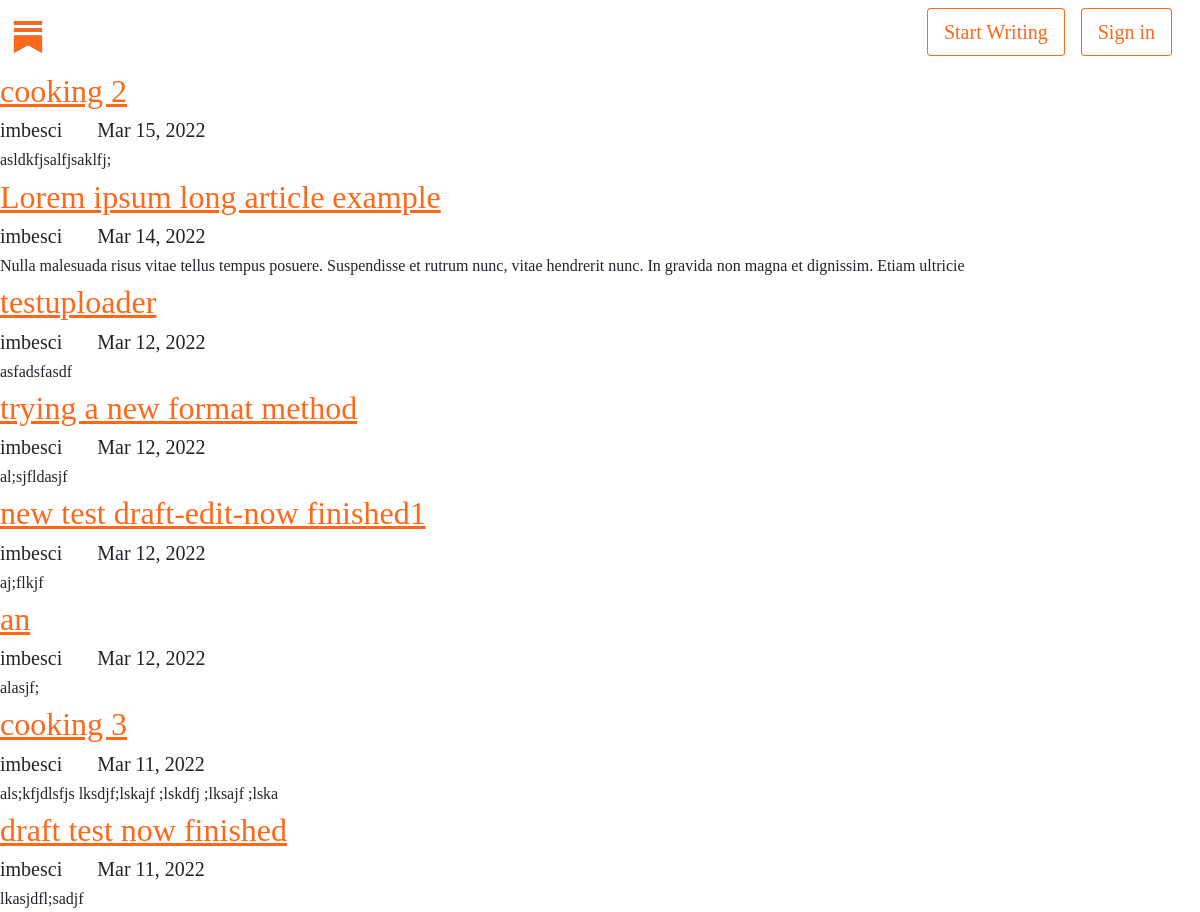
The app's page /articles/ (upper part), older data.
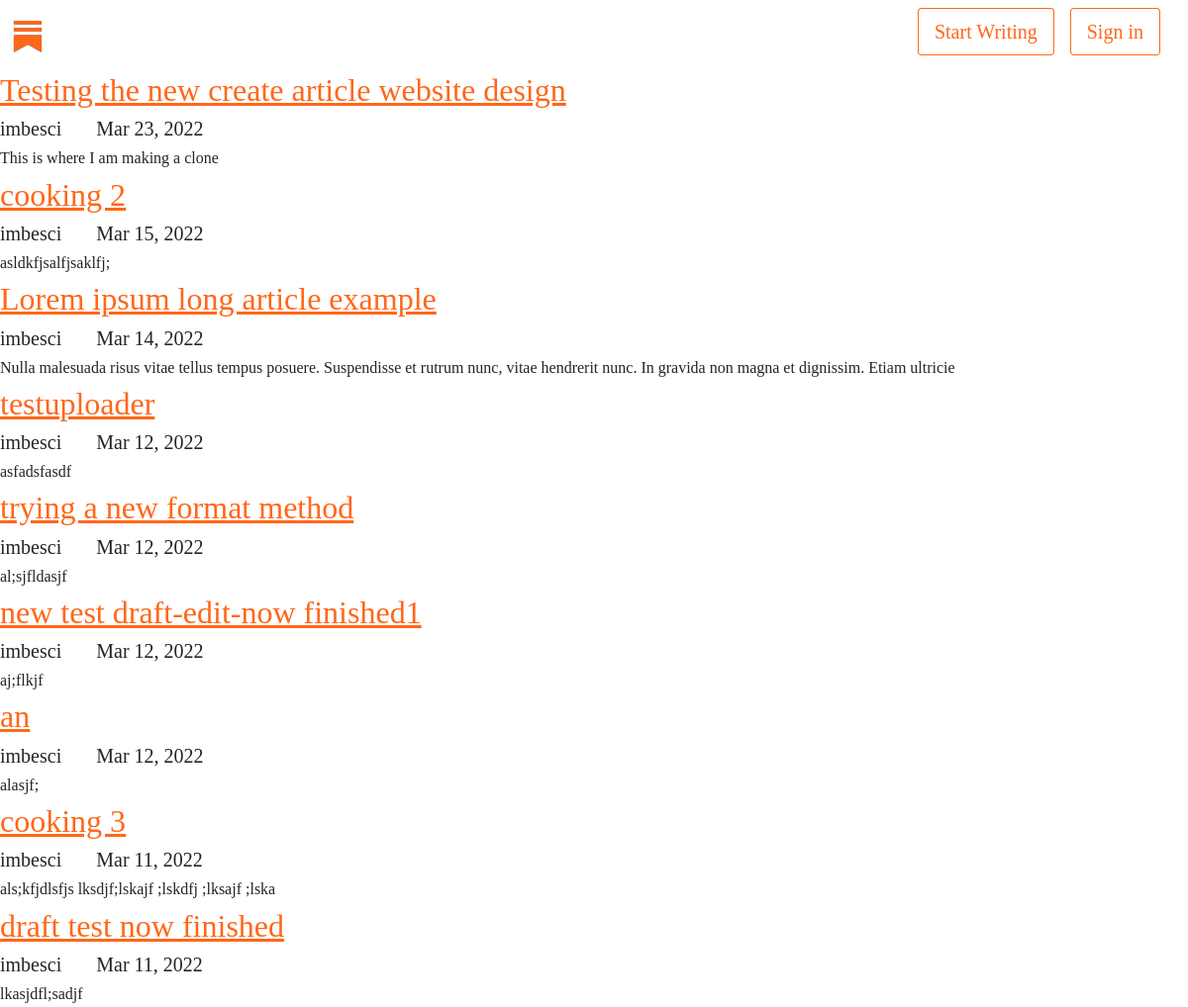
The same page, newer data.
### articles/models.py (models this page shows, shortened)
class Article(models.Model):
    title =         models.CharField(max_length=200)
    description =   models.CharField(max_length = 150)
    body =          RichTextUploadingField(blank = True, null=True)
    slug =          models.SlugField()
    date =          models.DateTimeField(auto_now_add = True)
    last_edited =   models.DateTimeField(auto_now = True)
    thumbnail =     models.ImageField(default='logo.png', blank = True)
    topicslist = [
        ("Business","Business"),
        ("Culinary", "Culinary"),
        ("Culture", "Culture"),
        ("Health", "Health"),
        ("Literature", "Literature"),
        ("Other", "Other"),
        ("Politics", "Politics"),
        ("Sports", "Sports"),
    ]
    topic =         models.CharField(max_length=30, null=True, blank=True, choices=topicslist)
    author =        models.ForeignKey(SubstackUser,  null=True, blank=True, on_delete=models.CASCADE)
    views =         models.IntegerField(default=0)
    is_draft =      models.BooleanField(default=False)
    REQUIRED_FIELDS = ['title',]
    def MDYdate(self):
        months= {'01':'Jan', '02':'Feb', '03':'Mar',
                '04':'Apr', '05':'May', '06':'Jun',
                '07':'Jul', '08':'Aug', '09':'Sep',
                '10':'Oct', '11':'Nov', '12':'Dec'}
        mdy = self.date.strftime("%m_%d_%Y_%-I_%M_%p").split('_')
        return f"{months[mdy[0]]} {mdy[1]}, {mdy[2]}"

### accounts/models.py (models this page shows, shortened)
class SubstackUser(AbstractBaseUser):
    first_name     = models.CharField(verbose_name='first name', max_length=40)
    last_name      = models.CharField(verbose_name='last name', max_length=40)
    email          = models.EmailField(verbose_name='email', max_length=60, unique=True)
    username       = models.CharField(max_length=30, unique=True)
    date_joined    = models.DateTimeField(verbose_name='date joined', auto_now_add=True)
    last_login     = models.DateTimeField(verbose_name='last login', auto_now=True)
    is_admin       = models.BooleanField(default = False)
    is_active      = models.BooleanField(default = True)
    is_staff       = models.BooleanField(default = False)
    is_superuser   = models.BooleanField(default=False)
    USERNAME_FIELD = 'email'
    REQUIRED_FIELDS = ['first_name', 'last_name', 'username',]
    objects = SubstackUserManager()

### articles/views.py (the view)
def articles_authors(request):
    articles = Article.objects.all().filter(is_draft=False).order_by("-date")
    return render(request, 'articles/article_authors.html', context = { 'articles' : articles } )

### articles/templates/articles/article_authors.html (shortened to what this page needs)
{% extends 'default.html' %}
{% load static %}
{% block customcss %} <link rel="stylesheet" href="{% static 'styles.css' %}"> {% endblock customcss %}
{% block content %}
{% include 'snippets/generalheader.html' %}
<div class="page">
{% for article in articles %}
    <div class="article">
        <a href="{% url 'articles:full' slug=article.slug %}"><h2>{{article.title}}</h2></a>
        <h5> {{article.author.username}}  &nbsp &nbsp &nbsp {{ article.MDYdate }} </h5>
        <h6>{{ article.description }} </h6>
    </div>
{% endfor %}
</div>
{% endblock content %}

Row changes from the older to the newer data that the page shows:
added Article: title "Testing the new create article website design", author.username "imbesci", MDYdate "Mar 23, 2022", description "This is where I am making a clone"
